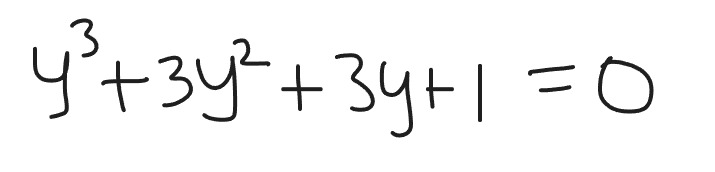
#> input picture TestImages/image.png, 715 x 172 px
$ python Preprocessing.py
#> lines starting #> are read from the running program, lines starting #| are printed output that depends on the picture; after the words box and inside, x2 and y2 are one past the last pixel; in counts of white or black regions, pixels touching at a corner belong together
### Preprocessing/TiltCorrection.py
import cv2
import numpy as np
from scipy.stats import linregress

# Works!

def find_text_tilt(image_path):
    """Finds the tilt angle of text in an image by detecting the central text axis."""

    # Load the image in grayscale
    img = cv2.imread(image_path, cv2.IMREAD_GRAYSCALE)
    if img is None:
        raise ValueError(f"Could not read image at {image_path}")

    # Apply binary threshold
    _, thresh = cv2.threshold(img, 0, 255, cv2.THRESH_BINARY_INV + cv2.THRESH_OTSU)

    # Find contours (bounding boxes around characters)
    contours, _ = cv2.findContours(thresh, cv2.RETR_EXTERNAL, cv2.CHAIN_APPROX_SIMPLE)

    # Collect the center of each bounding box
    centers = []
    for cnt in contours:
        x, y, w, h = cv2.boundingRect(cnt)
        cx, cy = x + w // 2, y + h // 2  # Compute centroid
        centers.append((cx, cy))

    if len(centers) < 2:
        raise ValueError("Not enough characters detected to compute tilt.")

    # Convert to numpy array for processing
    centers = np.array(centers)

    # Perform linear regression (fit a line through the character centers)
    slope, intercept, _, _, _ = linregress(centers[:, 0], centers[:, 1])

    # Compute tilt angle (convert slope to degrees)
    angle = np.arctan(slope) * (180 / np.pi)

    return angle

def deskew_image(image_path, save_path=".\\cache\\deskewed_image.png"):
    """Rotates an image to correct tilt using the detected tilt angle."""

    # Load the original image
    img = cv2.imread(image_path)
    if img is None:
        raise ValueError(f"Could not read image at {image_path}")

    # Find tilt angle
    tilt_angle = find_text_tilt(image_path)

    # Get image dimensions
    h, w = img.shape[:2]
    center = (w // 2, h // 2)

    # Compute rotation matrix (negative angle to deskew)
    rotation_matrix = cv2.getRotationMatrix2D(center, tilt_angle, 1.0)

    # Perform affine transformation (rotation)
    deskewed_img = cv2.warpAffine(img, rotation_matrix, (w, h), flags=cv2.INTER_CUBIC, borderMode=cv2.BORDER_REPLICATE)

    # Save and return the deskewed image
    cv2.imwrite(save_path, deskewed_img)
    print(f"Deskewed image saved as {save_path}")

    return deskewed_img

### Preprocessing/ExtractTextArea.py
import cv2
import numpy as np

def crop_to_text(image_path, save_path=".\\cache\\cropped_image.png", padding=10):
    """Crops the image to the region where text is written, removing extra space."""

    # Load image in grayscale
    img = cv2.imread(image_path, cv2.IMREAD_GRAYSCALE)
    if img is None:
        raise ValueError(f"Could not read image at {image_path}")

    # Apply binary threshold (invert if needed)
    _, thresh = cv2.threshold(img, 0, 255, cv2.THRESH_BINARY_INV + cv2.THRESH_OTSU)

    # Find contours of text
    contours, _ = cv2.findContours(thresh, cv2.RETR_EXTERNAL, cv2.CHAIN_APPROX_SIMPLE)

    # Find bounding box that contains all text
    x, y, w, h = cv2.boundingRect(np.vstack(contours))

    # Add padding (ensure within image bounds)
    x = max(x - padding, 0)
    y = max(y - padding, 0)
    w = min(w + 2 * padding, img.shape[1] - x)
    h = min(h + 2 * padding, img.shape[0] - y)

    # Crop the image
    cropped_img = img[y:y+h, x:x+w]

    # Save and return cropped image
    cv2.imwrite(save_path, cropped_img)
    print(f"Cropped image saved as {save_path}")
    return cropped_img

### Preprocessing/Preprocessing.py
import os
import numpy as np
from PIL import Image
import TiltCorrection as TC
import ExtractTextArea as ET
import EnhanceResolution as ER
import ConnectedComponentAnalysis as CCA

CACHE_DIR = "cache"
FINAL_LETTERS_DIR = os.path.join(CACHE_DIR, "final_letters")

def ensure_directories_exist():
    """Create necessary directories if they do not exist."""
    for directory in [CACHE_DIR, FINAL_LETTERS_DIR]:
        os.makedirs(directory, exist_ok=True)

def preprocess_image(original_image):
    """Applies a sequence of preprocessing steps on an image."""
    ensure_directories_exist()

    deskewed_image = os.path.join(CACHE_DIR, "deskewed_image.png")
    cropped_image = os.path.join(CACHE_DIR, "cropped_image.png")

    try:
        TC.deskew_image(original_image)
    except Exception as e:
        print(f"Error in tilt correction: {e}")
        return

    try:
        ET.crop_to_text(deskewed_image)
    except Exception as e:
        print(f"Error in cropping text region: {e}")
        return

    try:
        CCA.connected_component_analysis(cropped_image)
    except ValueError as e:
        print(f"Error: {e}")
    except Exception as e:
        print(f"An error occurred: {e}")


def save_to_cache(image_path, cache_dir=CACHE_DIR):
    """Saves a copy of the image to the cache directory."""
    ensure_directories_exist()

    cache_path = os.path.join(cache_dir, "image.png")
    try:
        image = Image.open(image_path)
        image.save(cache_path)
        return cache_path
    except Exception as e:
        print(f"Error saving image to cache: {e}")
        return None


if __name__ == "__main__":
    input_path = input("Enter the image path: ").strip()
#> the answer given: ../TestImages/image.png

    cached_image_path = save_to_cache(input_path)
#> in save_to_cache, image is the input picture: PIL image 715x172 RGB; min 19, max 255, mean 245.2
    if cached_image_path:
        preprocess_image(cached_image_path)
#> in find_text_tilt, `_, thresh = cv2.threshold(img, 0, 255, cv2.THRESH_BINARY_INV + cv2.THR..`:
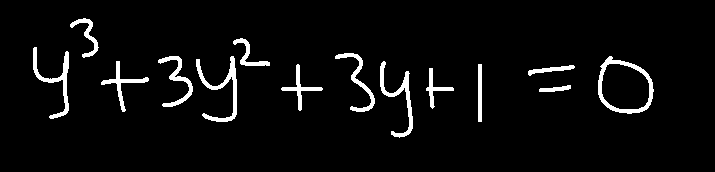
#> thresh: shape (172, 715); 4.5% white; 14 white regions
#> in find_text_tilt, `contours, _ = cv2.findContours(thresh, cv2.RETR_EXTERNAL, cv2.CHAIN_AP..`: contours = 14 contours; largest, box (x1, y1, x2, y2) and area: (598, 56, 654, 114) 2380, (196, 56, 237, 122) 503, (33, 47, 69, 119) 442, (380, 61, 413, 138) 440, (335, 53, 375, 112) 348
#> the loop in find_text_tilt, `for cnt in contours:` made 14 passes
#> (x, y, w, h, cx, cy) on passes 1, 2, 3, 5, 6, 7, 8, 9, 10, 11, 12, 13: (539, 85, 32, 7, 555, 88), (426, 68, 28, 41, 440, 88), (528, 65, 47, 11, 551, 70), (281, 64, 42, 47, 302, 87), (380, 61, 33, 77, 396, 99), (101, 61, 48, 51, 125, 86), (598, 56, 56, 58, 626, 85), (196, 56, 41, 66, 216, 89), (158, 56, 35, 51, 175, 81), (335, 53, 40, 59, 355, 82), (33, 47, 36, 72, 51, 83), (233, 38, 37, 28, 251, 52)
#> (cnt, x, y, w, h, cx, cy) on pass 4: ([[478, 64], [478, 121], [481, 121], [481, 64]], 478, 64, 4, 58, 480, 93)
#> after the loop in find_text_tilt, `for cnt in contours:`: centers = [(555, 88), (440, 88), (551, 70), (480, 93), (302, 87), (396, 99), (125, 86), (626, 85), (216, 89), (175, 81), (355, 82), (51, 83), (251, 52), (84, 38)]
#> in find_text_tilt, `centers = np.array(centers)`: centers = 14 rows, first 8: [555, 88], [440, 88], [551, 70], [480, 93], [302, 87], [396, 99], [125, 86], [626, 85]
#> in find_text_tilt, `slope, intercept, _, _, _ = linregress(centers[:, 0], centers[:, 1])`: slope = 0.0317; intercept = 69.64
#> in find_text_tilt, `angle = np.arctan(slope) * (180 / np.pi)`: angle = 1.82
#> in deskew_image, `rotation_matrix = cv2.getRotationMatrix2D(center, tilt_angle, 1.0)`: rotation_matrix = [[0.999, 0.0317, -2.55], [-0.0317, 0.999, 11.36]]
#> in deskew_image, `deskewed_img = cv2.warpAffine(img, rotation_matrix, (w, h), flags=cv2...`:
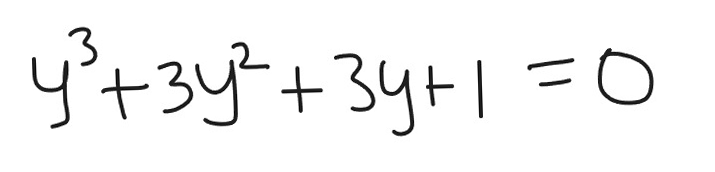
#> deskewed_img: shape (172, 715, 3); min 0, max 255, mean 245
    else:
        print("Failed to process image due to cache saving error.")

$ run again, with TestImages/test1.png copied over TestImages/image.png
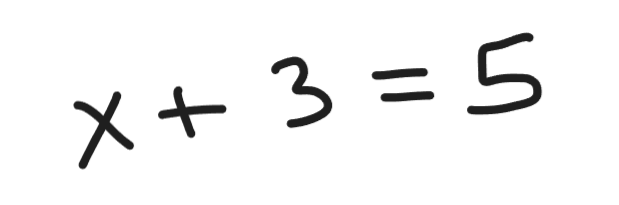
#> input picture TestImages/test1.png, 619 x 205 px
#> in save_to_cache, image is the input picture: PIL image 619x205 RGBA; mean R, G, B, A 244.2, 244.2, 244.2, 255
#> in find_text_tilt, `_, thresh = cv2.threshold(img, 0, 255, cv2.THRESH_BINARY_INV + cv2.THR..`:
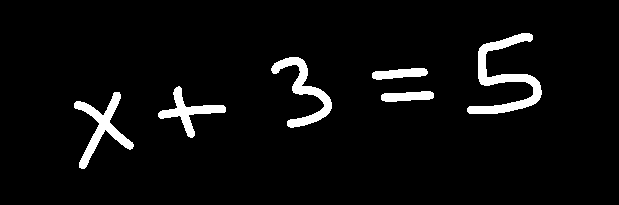
#> thresh: shape (205, 619); 4.8% white; 6 white regions
#> contours = 6 contours; box (x1, y1, x2, y2) and area: (467, 33, 542, 114) 1630, (74, 92, 134, 169) 1115, (271, 57, 332, 128) 1090, (158, 86, 226, 138) 809, (372, 68, 428, 80) 400, (381, 91, 434, 102) 383
#> the loop in find_text_tilt, `for cnt in contours:` made 6 passes
#> (x, y, w, h, cx, cy) on passes 1 to 6: (74, 92, 60, 77, 104, 130), (381, 91, 53, 11, 407, 96), (158, 86, 68, 52, 192, 112), (372, 68, 56, 12, 400, 74), (271, 57, 61, 71, 301, 92), (467, 33, 75, 81, 504, 73)
#> after the loop in find_text_tilt, `for cnt in contours:`: centers = [(104, 130), (407, 96), (192, 112), (400, 74), (301, 92), (504, 73)]
#> in find_text_tilt, `centers = np.array(centers)`: centers = [[104, 130], [407, 96], [192, 112], [400, 74], [301, 92], [504, 73]]
#> slope = -0.138; intercept = 139.9
#> angle = -7.84
#> rotation_matrix = [[0.991, -0.136, 16.79], [0.136, 0.991, -41.18]]
#> in deskew_image, `deskewed_img = cv2.warpAffine(img, rotation_matrix, (w, h), flags=cv2...`:
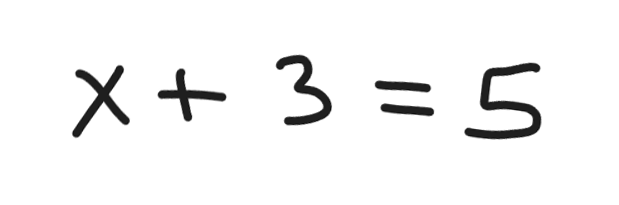
#> deskewed_img: shape (205, 619, 3); min 9, max 255, mean 244.2

$ run again, with TestImages/test2.png copied over TestImages/image.png
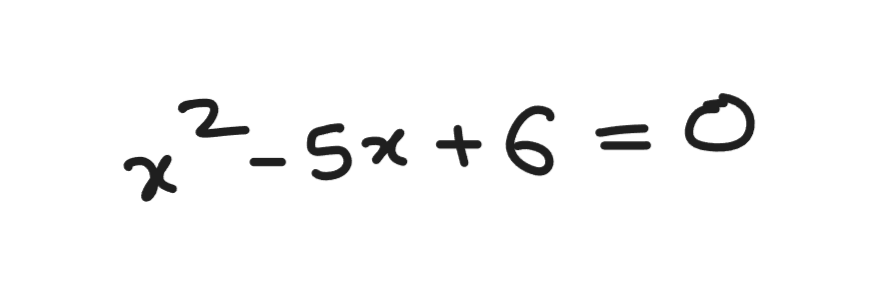
#> input picture TestImages/test2.png, 882 x 305 px
#> in save_to_cache, image is the input picture: PIL image 882x305 RGBA; mean R, G, B, A 247.9, 247.9, 247.9, 255
#> in find_text_tilt, `_, thresh = cv2.threshold(img, 0, 255, cv2.THRESH_BINARY_INV + cv2.THR..`:
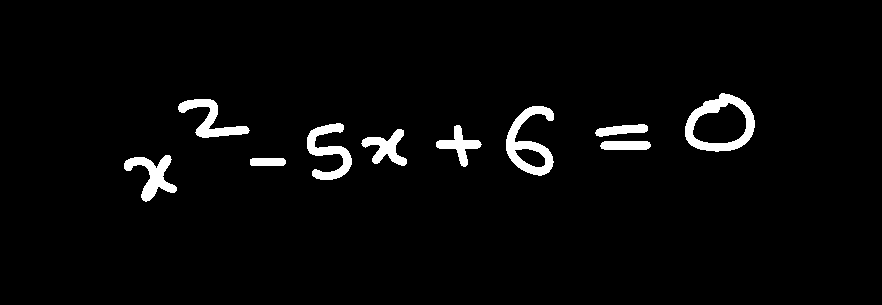
#> thresh: shape (305, 882); 3.2% white; 10 white regions
#> contours = 10 contours; largest, box (x1, y1, x2, y2) and area: (685, 93, 755, 152) 2999, (506, 106, 554, 176) 1652, (307, 123, 352, 180) 984, (124, 155, 177, 202) 917, (178, 99, 250, 138) 871
#> the loop in find_text_tilt, `for cnt in contours:` made 10 passes
#> (x, y, w, h, cx, cy) on passes 1 to 8: (250, 158, 36, 8, 268, 162), (124, 155, 53, 47, 150, 178), (600, 141, 51, 9, 625, 145), (361, 129, 46, 37, 384, 147), (436, 125, 46, 42, 459, 146), (595, 124, 53, 13, 621, 130), (307, 123, 45, 57, 329, 151), (506, 106, 48, 70, 530, 141)
#> after the loop in find_text_tilt, `for cnt in contours:`: centers = [(268, 162), (150, 178), (625, 145), (384, 147), (459, 146), (621, 130), (329, 151), (530, 141), (214, 118), (720, 122)]
#> in find_text_tilt, `centers = np.array(centers)`: centers = [[268, 162], [150, 178], [625, 145], [384, 147], [459, 146], [621, 130], [329, 151], [530, 141], [214, 118], [720, 122]]
#> slope = -0.0503; intercept = 165.6
#> angle = -2.88
#> rotation_matrix = [[0.999, -0.0503, 8.2], [0.0503, 0.999, -21.98]]
#> in deskew_image, `deskewed_img = cv2.warpAffine(img, rotation_matrix, (w, h), flags=cv2...`:
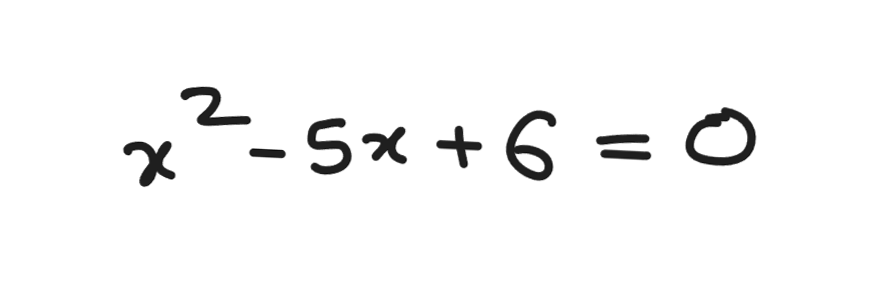
#> deskewed_img: shape (305, 882, 3); min 9, max 255, mean 247.8

$ run again, with TestImages/test3.png copied over TestImages/image.png
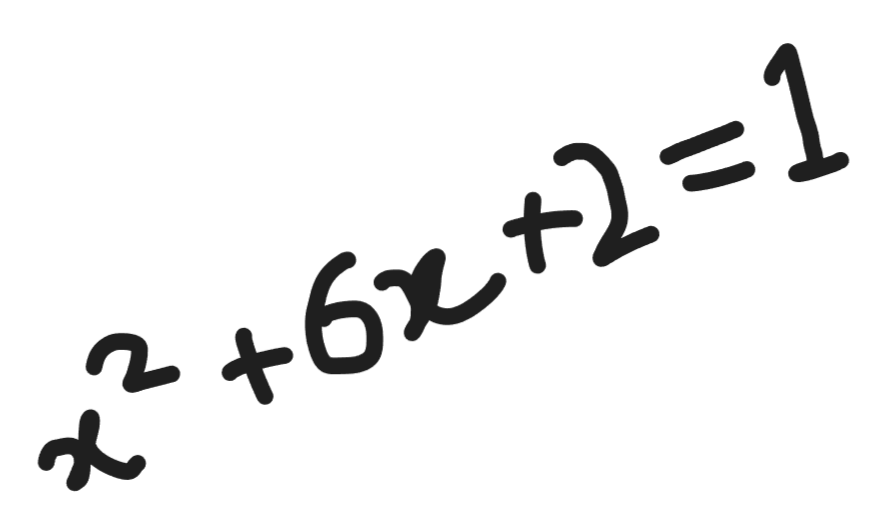
#> input picture TestImages/test3.png, 880 x 527 px
#> in save_to_cache, image is the input picture: PIL image 880x527 RGBA; mean R, G, B, A 241.1, 241.1, 241.1, 255
#> in find_text_tilt, `_, thresh = cv2.threshold(img, 0, 255, cv2.THRESH_BINARY_INV + cv2.THR..`:
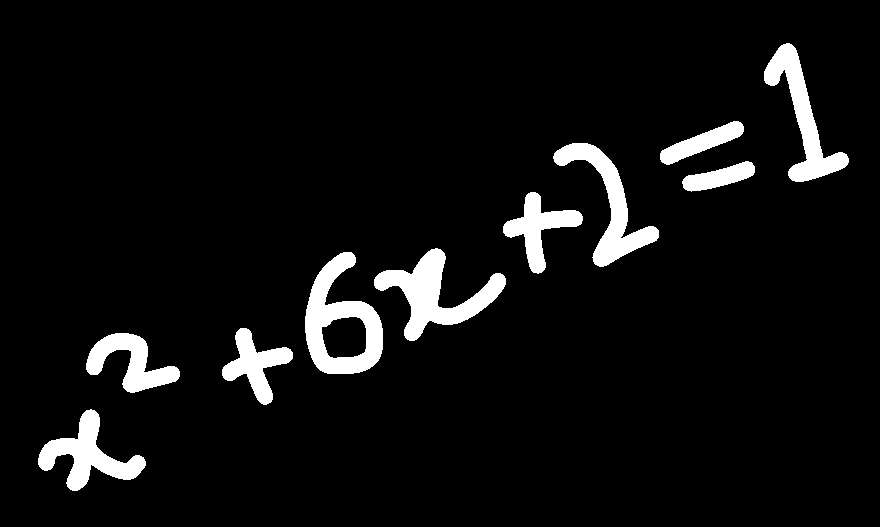
#> thresh: shape (527, 880); 6.2% white; 10 white regions
#> contours = 10 contours; largest, box (x1, y1, x2, y2) and area: (305, 252, 383, 374) 5822, (374, 248, 506, 341) 4145, (553, 143, 659, 267) 3347, (764, 43, 849, 182) 3298, (38, 409, 146, 491) 3086
#> the loop in find_text_tilt, `for cnt in contours:` made 10 passes
#> (x, y, w, h, cx, cy) on passes 1 to 8: (38, 409, 108, 82, 92, 450), (86, 333, 94, 60, 133, 363), (222, 328, 71, 77, 257, 366), (305, 252, 78, 122, 344, 313), (374, 248, 132, 93, 440, 294), (503, 192, 80, 82, 543, 233), (682, 161, 73, 31, 718, 176), (553, 143, 106, 124, 606, 205)
#> after the loop in find_text_tilt, `for cnt in contours:`: centers = [(92, 450), (133, 363), (257, 366), (344, 313), (440, 294), (543, 233), (718, 176), (606, 205), (702, 143), (806, 112)]
#> in find_text_tilt, `centers = np.array(centers)`: centers = [[92, 450], [133, 363], [257, 366], [344, 313], [440, 294], [543, 233], [718, 176], [606, 205], [702, 143], [806, 112]]
#> slope = -0.427; intercept = 463.8
#> angle = -23.13
#> rotation_matrix = [[0.92, -0.393, 138.7], [0.393, 0.92, -151.7]]
#> in deskew_image, `deskewed_img = cv2.warpAffine(img, rotation_matrix, (w, h), flags=cv2...`:
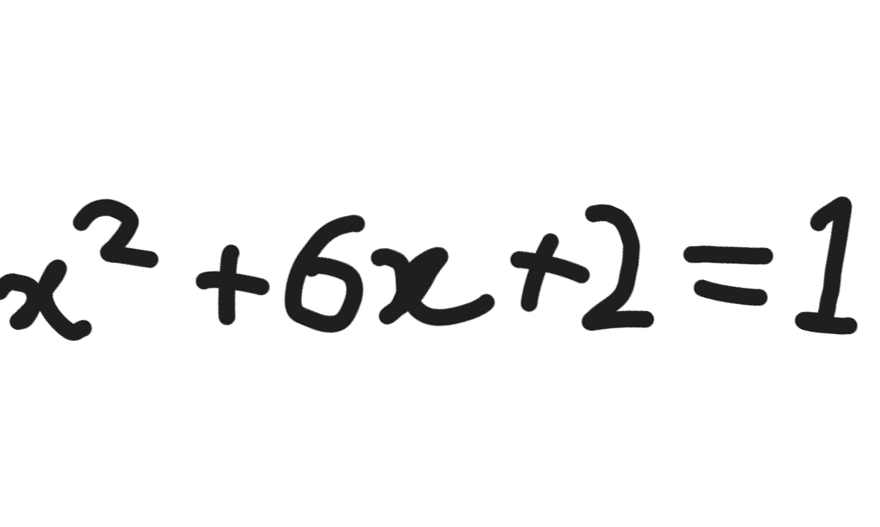
#> deskewed_img: shape (527, 880, 3); min 8, max 255, mean 241.1
